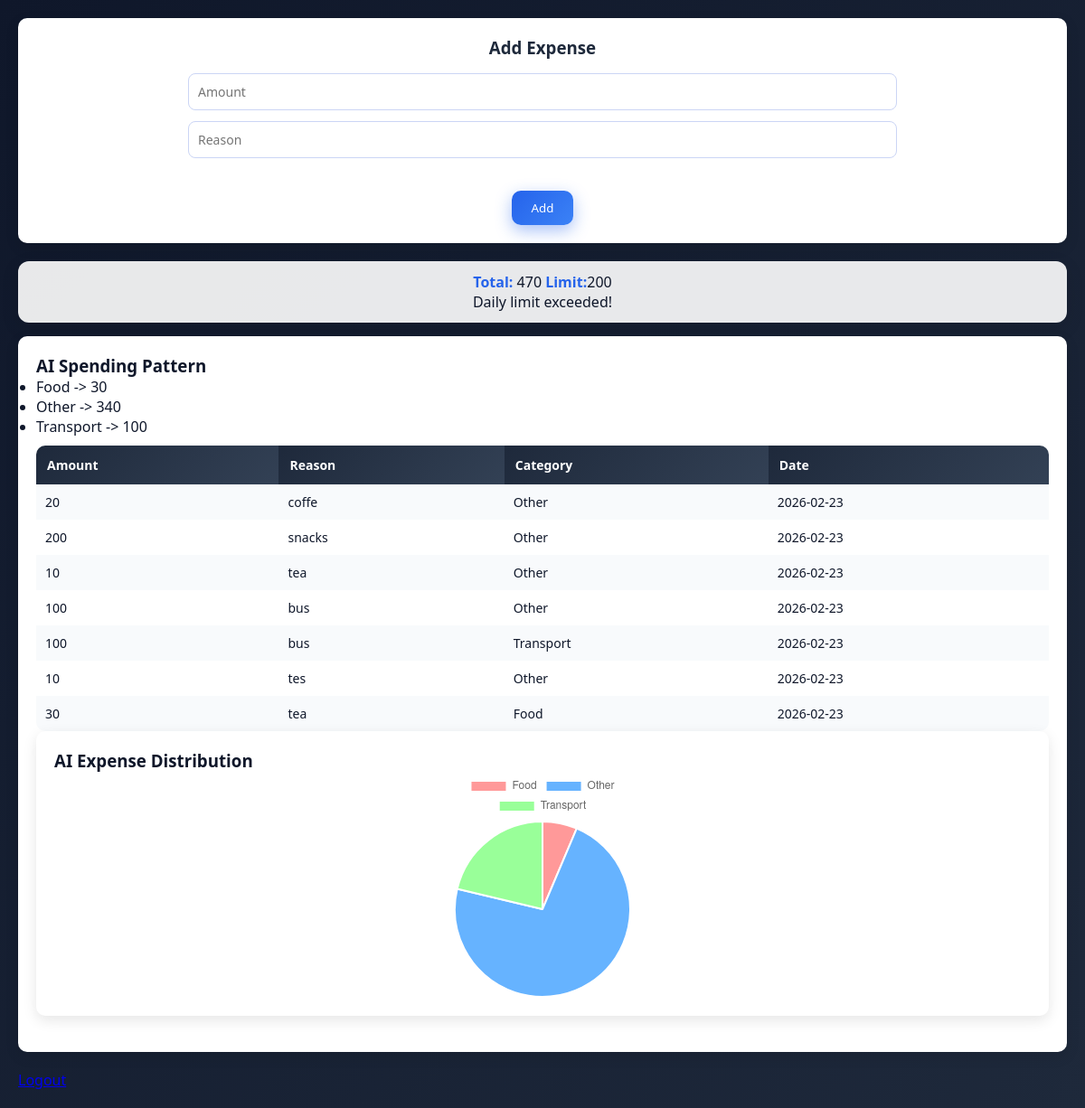
The app's page /dashboard (signed in) with its own data.
### tables this page shows
CREATE TABLE expenses (id INTEGER PRIMARY KEY AUTOINCREMENT,user_id INTEGER,amount INTEGER,reason TEXT,Category TEXT,date TEXT ,FOREIGN KEY (user_id) REFERENCES users(id));

### app.py (the view)
@app.route("/dashboard")
def dashboard():
    if "user_id"not in session:
        return redirect("/")
    user_id =session["user_id"]
    daily_limit=session.get("daily_limit")
    conn = sqlite3.connect(DB, check_same_thread=False)
    cur=conn.cursor()
    cur.execute("SELECT amount,reason,Category,date FROM expenses WHERE user_id=?",(session["user_id"],))
    expenses=cur.fetchall()
    cur.execute("SELECT IFNULL(SUM(amount),0)FROM expenses WHERE user_id=?",(session["user_id"],))
    total=cur.fetchone()[0]
    limit=session.get("daily_limit")
    cur.execute("""SELECT Category,SUM(amount) FROM expenses WHERE user_id=? GROUP BY Category """,(session["user_id"],))
    Chart_data=cur.fetchall()
    conn.close()
    labels=[row[0] for row in Chart_data]
    values=[row[1] for row in Chart_data]
    exceeded=total>limit
    summary = Chart_data
    warning = "Daily limit exceeded!" if exceeded else ""
    return render_template("dashboard.html",expenses=expenses,total=total,limit=daily_limit,exceeded=exceeded,labels=labels,values=values,summary=summary,warning=warning)

### templates/dashboard.html (shortened to what this page needs)
<!DOCTYPE html>
<html>
    <head>
        <link rel="stylesheet"href="{{ url_for('static',filename='style.css')}}">
    </head>
    <body>
        <div class="Dashboard">
            <div class="card add-expense">
                <h3>Add Expense</h3>
                <form action ="/add_expense"method="POST">
                <input type="number" name="amount" placeholder="Amount"  required>
                <input type="text" name="reason" placeholder="Reason"  required>
                <br><br>
                <button type="submit">Add</button>
        </form>
        </div>
        <div class="summary">
        <p><b>Total:</b> {{total}}
        <b>Limit:</b>{{limit}}</p>
        <p>{{warning}}</p>
        </div>
        <div class="card">
            <h3>AI Spending Pattern</h3>
            <ul>
            {% for s in summary %}
            <li>{{ s[0]}} -> {{s[1]}}</li>
            {% endfor %}
            </ul>
            <div class="table-container">
                <table class="expenses-table">
                <tr>
                    <th>Amount</th>
                    <th>Reason</th>
                    <th>Category</th>
                    <th>Date</th>
                </tr>
            {% for e in expenses %}
            <tr>
                <td>{{ e[0] }}</td>
                <td>{{ e[1] }}</td>
                <td>{{ e[2] }}</td>
                <td>{{ e[3] }}</td>
            </tr>
            {% endfor %}
            </table>
        </div>
        <div class="card">
            <h3> AI Expense Distribution</h3>
            <canvas id="pieChart"width="250"height="250"></canvas>
        </div>
    </div>
        <script>
            const labels={{labels| tojson }};
            const values={{ values | tojson}};
            const ctx= document.getElementById('pieChart').getContext("2d");
            new Chart(ctx, {
                type:"pie",
                data:{
                    labels: labels ,
                    datasets:[{
                        data:values,
                        backgroundColor:[
                            '#ff9999',
                            '#66b3ff',
                            '#99ff99',
                            '#ffcc99',
                            '#c2c2f0',
                        ]
                    }]
                }
            });
        </script>
        </div>
        <a href="/logout">Logout</a>
    </body>
</html>

### static/style.css (style rules this page uses)
body { font-family: "Poppins",sans-serif; background:linear-gradient(135deg,#0f172a,#1e293b); margin: 0; padding: 20px; color: #0f172a; }
.card { background: #ffffff; padding:20px; margin-bottom: 20px; border-radius: 10px; box-shadow: 0 5px 15px rgba(0,0,0,0.1); transition: transform 0.2s ease; }
.add-expense { text-align: center; }
.add-expense h3 { margin-bottom: 10px; color:#1e293b; }
.add-expense input { width: 70%; padding: 10px; margin:6px 0; border-radius: 8px; border: 1px solid#cbd5f5; font-size: 14px; }
button { margin-top: 8px; padding: 10px 22px; background: linear-gradient(135deg,#2563eb,#3b82f6); color:white; border: none; border-radius: 10px; cursor:pointer; font-weight: 500; box-shadow: 0 6px 18px rgba(37,99,235,0.4); }
.summary { text-align: center; margin: 10p 0; font-size:16px; margin-bottom: 15px; background: rgba(255,255,255,0.9); padding: 12px; border-radius: 12px; box-shadow: 0 6px 20px rgba(0,0,0,0.1) }
.summary b { color: #2563eb; }
table { width: 100%; border-collapse: collapse; margin-top: 10px; border-radius: 10px; overflow: hidden; }
th { background: linear-gradient(135deg,#1e293b,#334155); color: white; padding: 12px; font-size: 14px; text-align: left; }
td { padding: 10px; font-size: 14px; }
tr:nth-child(even) { background: #f8fafc; }
.card canvas { display: block; margin: 0 auto; max-width: 350px; max-height: 350px; }
* { margin: 0; padding: 0; box-sizing: border-box; font-family: "Segoe UI",sans-serif; }
input { width:100%; padding:14px; margin-bottom: 20px; border-radius: 4px; border: 1px solid #ddd; font-size: 15px; }
.table-container { width: 100%; overflow-x: auto; }

### records on screen
expenses: Category "Food", amount "30", reason "tea", date "2026-02-23"
expenses: Category "Transport", amount "100", reason "bus", date "2026-02-23"
expenses: amount "20", reason "coffe", Category "Other", date "2026-02-23"
expenses: amount "200", reason "snacks", Category "Other", date "2026-02-23"
expenses: amount "10", reason "tea", Category "Other", date "2026-02-23"
expenses: amount "100", reason "bus", Category "Other", date "2026-02-23"
expenses: amount "10", reason "tes", Category "Other", date "2026-02-23"

### other values on screen
{{ total }} "470"
{{ limit }} "200"
{{ warning }} "Daily limit exceeded!"
{{ s[0] }} "Other"
{{ s[1] }} "340"
chart data {{ labels| tojson }} ["Food", "Other", "Transport"]
chart data {{ values | tojson }} [30, 340, 100]
